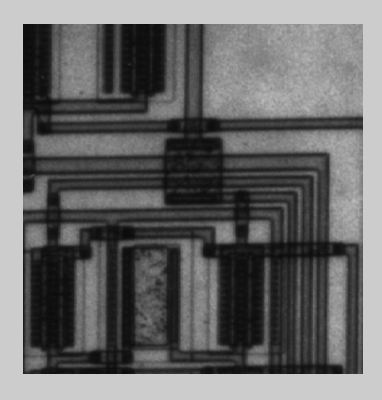
#> input picture TGM_WS_OPENCV/HW1/Edge_Detection/Test_Image1.jpg, 382 x 400 px, found by its file name
$ python Probabilistic_Hough_Transform.py
#> lines starting #> are read from the running program, lines starting #| are printed output that depends on the picture; after the words box and inside, x2 and y2 are one past the last pixel; in counts of white or black regions, pixels touching at a corner belong together
import cv2
import numpy as np
from matplotlib import pyplot as plt

A = cv2.imread('D:/TGM_HW_DK/TGM_WS_OPENCV/HW1/Edge_Detection/Test_Image1.jpg')
#> A is the input picture: shape (400, 382, 3); min 9, max 225, mean 104.5
I = A.copy()
A_gray = cv2.cvtColor(A, cv2.COLOR_BGR2GRAY)
edges  = cv2.Canny(A_gray, 50, 150, apertureSize=3)
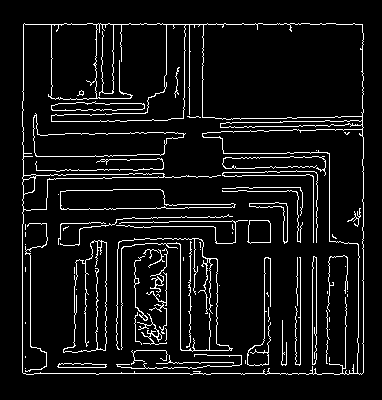
#> edges: shape (400, 382); 7.3% white in thin lines or dots, all inside (x1, y1, x2, y2) = (22, 23, 364, 375)

minLineLength = 150
maxLineGap = 20
lines  = cv2.HoughLinesP(edges, 1, np.pi/180, 100, minLineLength, maxLineGap)
#> lines = 41 rows, first 6: [99, 373, 189, 373], [25, 24, 63, 24], [363, 342, 363, 281], [269, 130, 292, 130], [22, 372, 22, 224], [51, 121, 100, 120]

for line in lines:
    for x1, y1, x2, y2 in line:
        cv2.line(A, (x1,y1), (x2,y2), (0,0,255), thickness = 2)
#> this loop made 41 passes
#> line on passes 1 to 12: [[99, 373, 189, 373]], [[25, 24, 63, 24]], [[363, 342, 363, 281]], [[269, 130, 292, 130]], [[22, 372, 22, 224]], [[51, 121, 100, 120]], [[113, 155, 136, 155]], [[163, 24, 206, 24]], [[230, 172, 264, 172]], [[166, 74, 166, 25]], [[300, 364, 300, 257]], [[248, 175, 304, 175]]
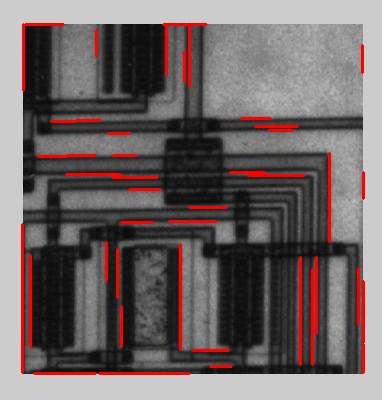
#> A: shape (400, 382, 3); 4.31% of pixels changed, all inside (x1, y1, x2, y2) = (21, 23, 365, 375)
plt.subplot(1, 3, 1)
plt.imshow(I, cmap='gray')
plt.title('Original Image')

plt.subplot(1, 3, 2)
plt.imshow(edges, cmap='gray')
plt.title('Edges Image')

plt.subplot(1, 3, 3)
plt.imshow(A, cmap='gray')
plt.title('Lines Image')
plt.show()
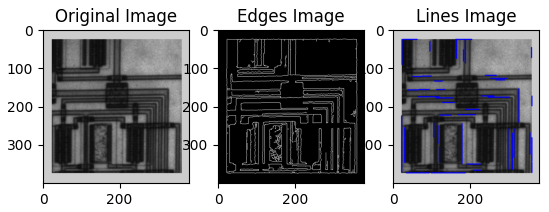
#> figure drawn by matplotlib, 3 panels; B, G, R data is drawn as R, G, B
